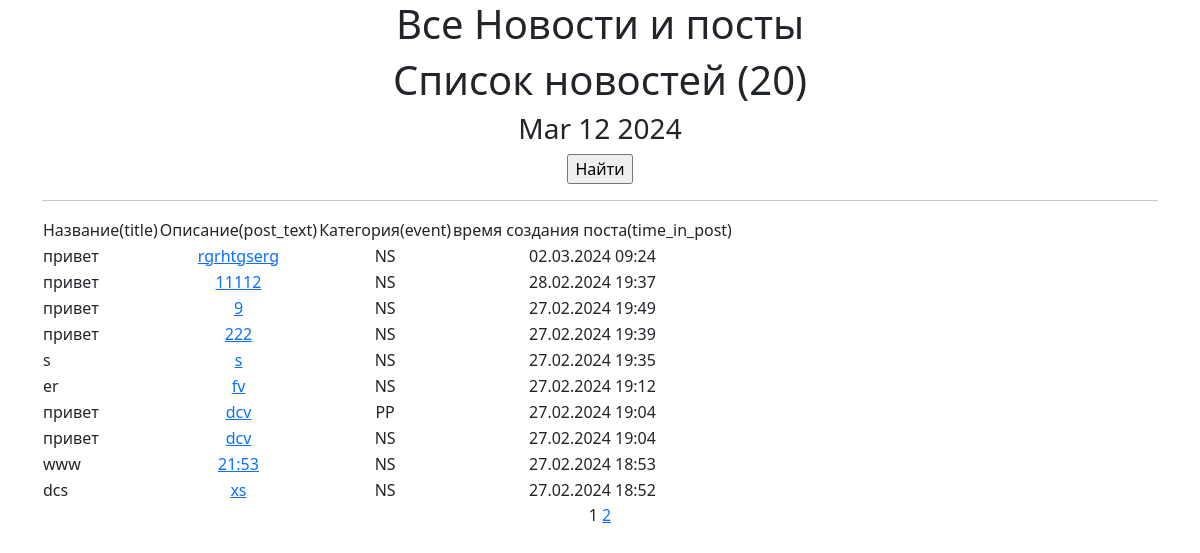
Page /Posts/ on the committed database.
### news/models.py (models this page shows, shortened)
class Post(models.Model):
    news = "NS"
    papers = "PP"
    event_choose = [(news, "Новость"), (papers, "Статья")]
    post_author = models.ForeignKey(Author, on_delete=models.CASCADE)
    categories = models.ManyToManyField(Category, through=PostCategory)
    time_in_post = models.DateTimeField(auto_now_add=True)
    event = models.CharField(choices=event_choose, max_length=2)
    title = models.CharField(max_length=199)
    post_text = models.TextField()
    post_rating = models.IntegerField(default=0)

### news/views.py (the view)
# urls.py: path('', PostsList.as_view()),
class PostsList(ListView):
    model = Post
    ordering = '-time_in_post'
    template_name = 'posts.html'
    context_object_name = 'posts'
    paginate_by = 10  # вот так мы можем указать количество записей на странице
    def get_context_data(self, **kwargs):#get_context_data, позволяет нам получить дополнительные данные, которые будут переданы в шаблон.
        context = super().get_context_data(**kwargs)
        context['news_count'] = self.get_queryset().count()###добавил показывает количество новостей
        context['time_now'] = datetime.utcnow()
        return context

### news/templatetags/custom_filters.py (called while the page is built)
@register.filter(name='censor')
def censor(value):
    for sw in stop_words:
        value = value.lower().replace(sw.lower(), '...')
    return value

@register.filter(name='preview')
def preview(value):
    if len(value) > 50:
        return value[:51] + '...'
    else:
        return value

### templates/posts.html (shortened to what this page needs)
{% extends 'flatpages/default.html' %}
{% load custom_filters %}!
{% block content %}
   <h1>Все Новости и посты</h1>
    <h1>Список новостей ({{ news_count }})</h1>
   <h3>{{ time_now|date:'M d Y' }}</h3>
   <form action="" method="get">
       <input type="submit" value="Найти" />
   </form>
   <hr>
    {% if posts %}
       <table>
           <tr>
               <td>
                   Название(title)
               </td>
               <td>
                   Описание(post_text)
               </td>
               <td>
                   Категория(event)
               </td>
               <td>
                   время создания поста(time_in_post)
               </td>
           </tr>
           {% for post in posts %}
           <tr>
              <td align="left">{{ post.title|censor|preview }}</td>
               <td><a href="{% url 'posts_detail' post.pk %}">{{ post.post_text }}</a></td>
               <td>{{ post.event }}</td>
               <td>{{ post.time_in_post|date:'d.m.Y H:i' }}</td>
           </tr>
           {% endfor %}
       </table>
   {% else %}
       <h2>новостей нет!</h2>
   {% endif %}
   {{ page_obj.number }}
   {% if page_obj.has_next %}
       <a href="?page={{ page_obj.next_page_number }}">{{ page_obj.next_page_number }}</a>
   {% endif %}
{% endblock content %}

### templates/flatpages/default.html (shortened to what this page needs)
<!DOCTYPE html>
<html lang="en">
        {% load static %}
        <link href="{% static 'css/styles.css' %}" rel="stylesheet" />
    </head>
    <body>
        <div class="container">
            <div class="row">
                <div class="col-lg-12 text-center">
                    {% block content %}{% endblock content %}
                </div>
            </div>
        </div>
    </body>
</html>

### rows in the picture
Post: title|censor "привет", post_text "rgrhtgserg", event "NS", time_in_post "02.03.2024 09:24"
Post: title|censor "привет", post_text "11112", event "NS", time_in_post "28.02.2024 19:37"
Post: title|censor "привет", post_text "9", event "NS", time_in_post "27.02.2024 19:49"
Post: title|censor "привет", post_text "222", event "NS", time_in_post "27.02.2024 19:39"
Post: title|censor "s", post_text "s", event "NS", time_in_post "27.02.2024 19:35"
Post: title|censor "er", post_text "fv", event "NS", time_in_post "27.02.2024 19:12"
Post: title|censor "привет", post_text "dcv", event "PP", time_in_post "27.02.2024 19:04"
Post: title|censor "привет", post_text "dcv", event "NS", time_in_post "27.02.2024 19:04"
Post: title|censor "www", post_text "21:53", event "NS", time_in_post "27.02.2024 18:53"
Post: title|censor "dcs", post_text "xs", event "NS", time_in_post "27.02.2024 18:52"

### other values in the picture
{{ news_count }} "20"
{{ time_now|date:'M d Y' }} "Mar 12 2024"
{{ page_obj.number }} "1"
{{ page_obj.next_page_number }} "2"
